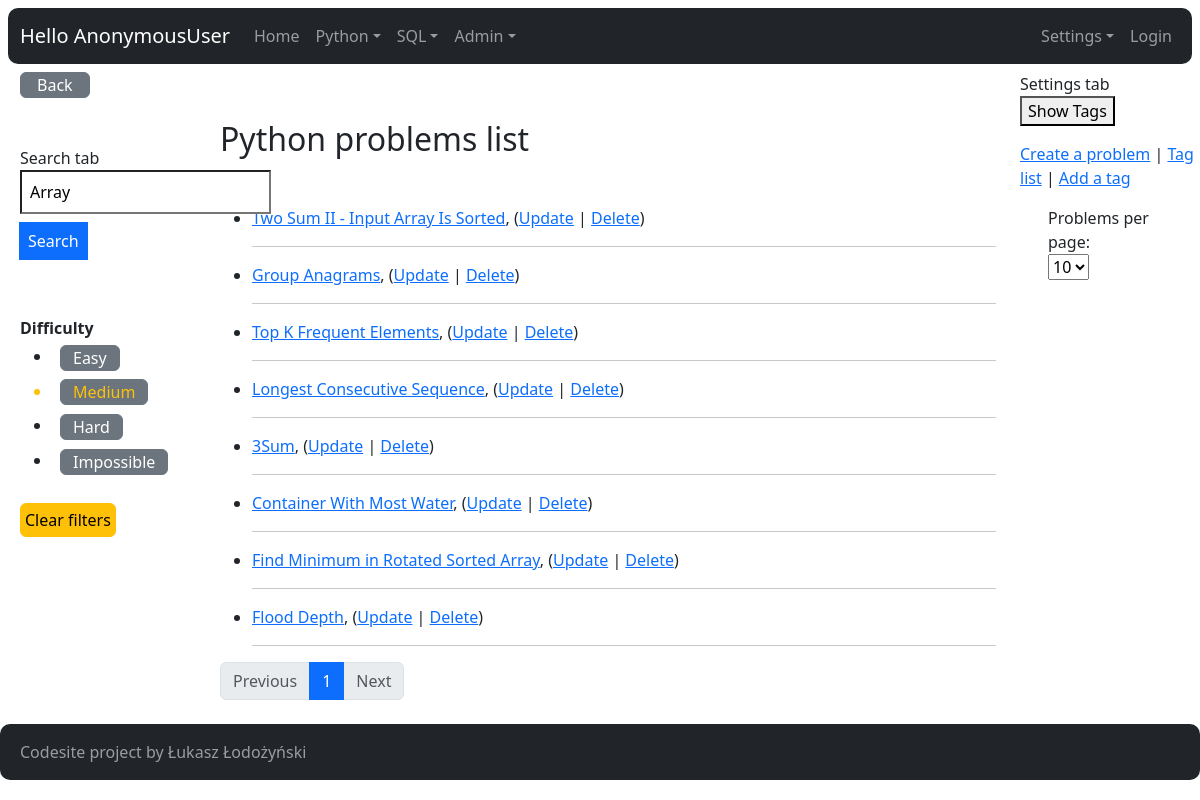
The app's page /python/?query=Array&difficulty=2&problems_per_page=10, older data.
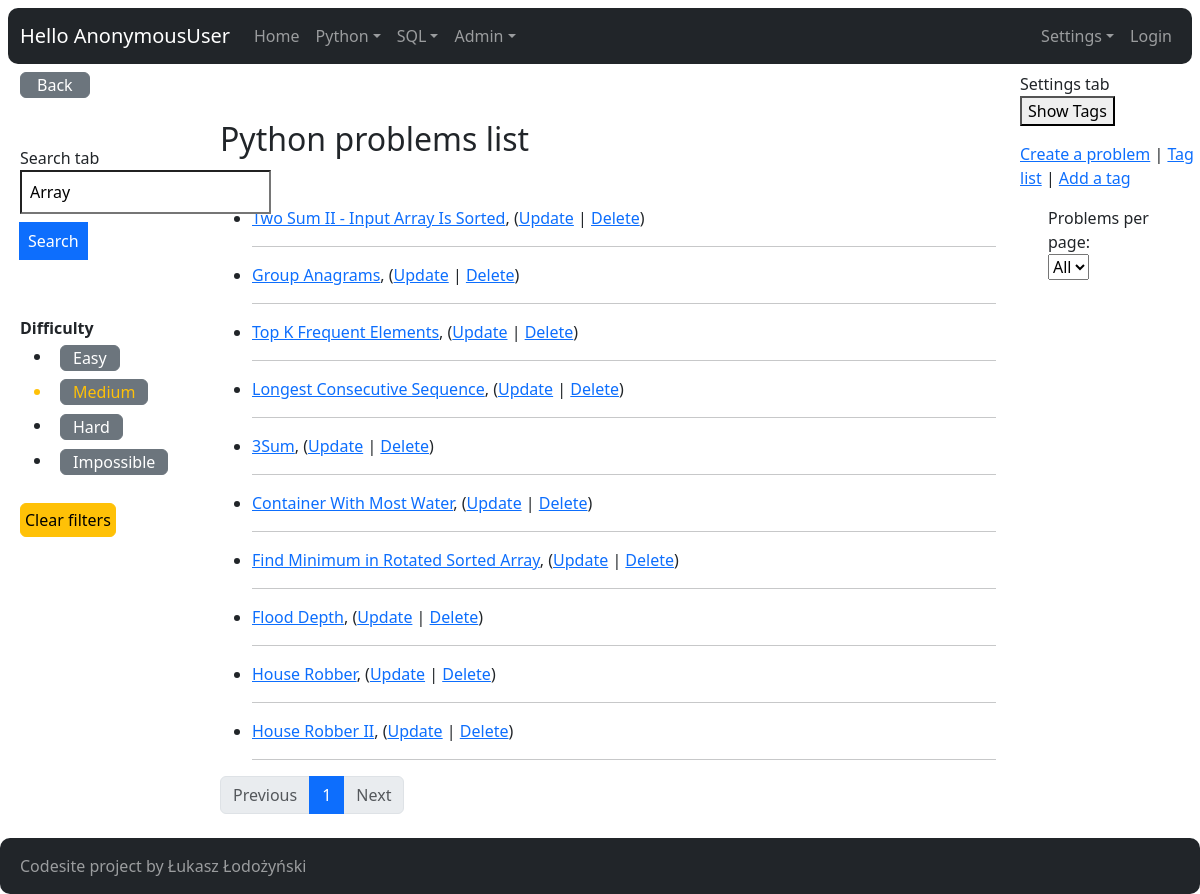
The same page, newer data.
### python_problems/models.py (models this page shows, shortened)
class Difficulty(models.Model):
    name = models.CharField(max_length=16)
    class Meta:
        verbose_name_plural = "Difficulties"

class Problem(models.Model):
    tags = models.ManyToManyField("Tag")
    title = models.CharField(max_length=200)
    difficulty = models.ForeignKey(
        Difficulty, related_name="problems_difficulty", on_delete=models.DO_NOTHING)
    time_complexity = models.ForeignKey(
        Complexity, related_name="problems_time_complexity", on_delete=models.DO_NOTHING)
    space_complexity = models.ForeignKey(
        Complexity, related_name="problems_space_complexity", on_delete=models.DO_NOTHING)
    url = models.CharField(max_length=200)
    description = models.TextField(blank=False, null=False)
    is_solved = models.BooleanField(default=False)
    solution = models.TextField(blank=True, null=True)
    testcase = models.TextField(blank=True, null=True)

### python_problems/views.py (the view)
# urls.py: path("", views.ProblemIndexView.as_view(), name="index"),
class ProblemIndexView(ListView):
    model = Problem
    def get_context_data(self, **kwargs):
        context = super(ProblemIndexView, self).get_context_data(**kwargs)
        query = self.request.GET.get("query", "")
        problem_list = self.model.objects.all()
        difficulty_list = Difficulty.objects.all()
        difficulty_id = self.request.GET.get('difficulty', '')
        if difficulty_id:
            problem_list = problem_list.filter(difficulty__id=difficulty_id)
        if query:
            problem_list = problem_list.filter(
                Q(tags__name__icontains=query) | Q(title__icontains=query)).distinct()
        problems_per_page = self.request.GET.get("problems_per_page", "10")
        paginator = Paginator(problem_list, problems_per_page)
        page_number = self.request.GET.get('page', 1)
        page_obj = paginator.get_page(page_number)
        context["problem_list"] = problem_list
        context["query"] = query
        context["difficulty_list"] = difficulty_list
        context["difficulty_id"] = difficulty_id
        context["page_obj"] = page_obj
        context["problems_per_page"] = problems_per_page
        return context

### core/context_processors.py (called while the page is built)
def settings(request):
    return {
        'settings': django_settings,
    }

### python_problems/templates/python_problems/problem_list.html (shortened to what this page needs)
{% extends "core/base.html" %}
{% block content %}
  <div class="container-fluid m-2">
    <div class="row">
      <div class="col-md-2">
        <a href="/" class="btn btn-secondary px-3 py-0 mb-5">Back</a>
        <br>
        <div>Search tab</div>
        <form method="get" action="{% url 'python_problems:index' %}">
          <div class="input-group mb-5">
            <input name="query"
                   id="query"
                   class="px-2 py-2 mb-2"
                   type="text"
                   value="{{ query|default_if_none:'' }}"
                   placeholder="Search by tag or title">
            <button class="btn btn-primary mb-2 px-2" type="submit">Search</button>
          </div>
        </form>
        <strong>Difficulty</strong>
        <ul>
          {% for difficulty in difficulty_list %}
            <li class="py-1 px-2 {% if difficulty.id|stringformat:"s" == difficulty_id|stringformat:"s" %}text-warning{% endif %}">
              <a href="?query={{ query|default_if_none:'' }}&difficulty={{ difficulty.id }}&problems_per_page={{ problems_per_page|default_if_none:10 }}"
                 class="btn btn-secondary py-0 {% if difficulty.id|stringformat:"s" == difficulty_id|stringformat:"s" %}text-warning{% endif %}">{{ difficulty.name }}</a>
            </li>
          {% endfor %}
        </ul>
        <a class="btn btn-warning mb-2 mt-2 p-1"
           href="{% url 'python_problems:index' %}"
           role="button">Clear filters</a>
      </div>
      <div class="col-md-8">
        <div class="mb-5 mt-5">
          <h2>Python problems list</h2>
        </div>
        {% if page_obj %}
          <ul>
            {% for problem in page_obj %}
              <div class="row">
                <div class="col-md-auto">
                  <li>
                    <div class="problem-container flex">
                      <a href="{% url 'python_problems:detail' problem.id %}">{{ problem.title }}</a>,
                      (<a href="{% url 'python_problems:problem-update' problem.id %}">Update</a> |
                      <a href="{% url 'python_problems:problem-delete' problem.id %}">Delete</a>)
                    </div>
                  </div>
                  <div class="col-md-auto">
                  </div>
              </div>
              <hr>
            {% endfor %}
          </ul>
          <nav>
            <ul class="pagination">
              {% if page_obj.has_previous %}
                <li class="page-item">
                  <a class="page-link"
                     href="?query={{ query|default_if_none:'' }}&difficulty={{ difficulty_id|default_if_none:'' }}&page={{ page_obj.previous_page_number }}&problems_per_page={{ problems_per_page|default_if_none:10 }}">Previous</a>
                </li>
              {% else %}
                <li class="page-item disabled">
                  <span class="page-link">Previous</span>
                </li>
              {% endif %}
              {% for num in page_obj.paginator.page_range %}
                {% if page_obj.number == num %}
                  <li class="page-item active">
                    <span class="page-link">{{ num }}</span>
                  </li>
                {% else %}
                  <li class="page-item">
                    <a class="page-link"
                       href="?query={{ query|default_if_none:'' }}&difficulty={{ difficulty_id|default_if_none:'' }}&page={{ num }}&problems_per_page={{ problems_per_page|default_if_none:10 }}">{{ num }}</a>
                  </li>
                {% endif %}
              {% endfor %}
              {% if page_obj.has_next %}
                <li class="page-item">
                  <a class="page-link"
                     href="?query={{ query|default_if_none:'' }}&difficulty={{ difficulty_id|default_if_none:'' }}&page={{ page_obj.next_page_number }}&problems_per_page={{ problems_per_page|default_if_none:10 }}">Next</a>
                </li>
              {% else %}
                <li class="page-item disabled">
                  <span class="page-link">Next</span>
                </li>
              {% endif %}
            </ul>
          </nav>
        {% else %}
          <p>No python problems available.</p>
        {% endif %}
      </div>
      <div class="col-md-2">
        <div>Settings tab</div>
        <div class="row">
          <div>
            <button onclick="toggleTags()" class="btn-secondary ms-0 mb-3">Show Tags</button>
          </div>
        </div>
        <div class="row mb-2">
          <div>
            <a href="create/">Create a problem</a> |
            <a href="tag/">Tag list</a> |
            <a href="tag/create/">Add a tag</a>
          </div>
        </div>
        <div class="row m-3">
          <form method="get" class="mb-3">
            <label for="problemsPerPage">Problems per page:</label>
            <select name="problems_per_page"
                    id="problemsPerPage"
                    onchange="this.form.submit()">
              <option value="10"
                      {% if problems_per_page|stringformat:"s" == "10" %}selected{% endif %}>10</option>
              <option value="{{ problem_list|length }}"
                      {% if problems_per_page == problem_list|length|stringformat:"s" %}selected{% endif %}>
                All
              </option>
            </select>
          </form>
        </div>
      </div>
    </div>
  {% endblock content %}

### core/templates/core/base.html (shortened to what this page needs)
<!DOCTYPE html>
<html lang="en">
  <head>
    <link href="https://cdn.jsdelivr.net/npm/bootstrap@5.3.3/dist/css/bootstrap.min.css"
          rel="stylesheet">
    <link rel="stylesheet"
    href="https://use.fontawesome.com/releases/v5.8.1/css/all.css" />
    <link rel="stylesheet"
    href="https://use.fontawesome.com/releases/v5.8.1/css/v4-shims.css" />
  </head>
  <body>
    <nav class="navbar navbar-expand-lg navbar-dark bg-dark m-2"
         style="border-radius:10px !important">
      <div class="container-fluid">
        <a class="navbar-brand" href="{% url 'login' %}?next={{ request.path }}">Hello {{ request.user }}</a>
        <ul class="navbar-nav me-auto mb-2 mb-lg-0">
          {% url 'core:index' as home_url %}
          <li class="nav-item">
            <a href="{{ home_url }}"
               class="nav-link {% if request.get_full_path == home_url %}active{% endif %}">Home</a>
          </li>
          {% url 'python_problems:index' as python_index_url %}
          {% url 'python_problems:tag-graph' as python_tag_graph %}
          <li class="nav-item dropdown">
            <a class="nav-link dropdown-toggle {% if request.get_full_path == python_index_url or request.get_full_path == python_tag_graph %}active{% endif %}"
               href="#"
               id="navbarDropdown"
               role="button"
               data-bs-toggle="dropdown"
               aria-expanded="false">Python</a>
          </li>
          {% url 'sql_problems:index' as sql_index_url %}
          {% url 'sql_problems:conversion' as sql_conversion_url %}
          {% url 'sql_problems:ascii' as sql_ascii_url %}
          <li class="nav-item dropdown">
            <a class="nav-link dropdown-toggle {% if request.get_full_path == sql_conversion_url or request.get_full_path == sql_index_url or request.get_full_path == sql_ascii_url %}active{% endif %}"
               href="#"
               id="navbarDropdown"
               role="button"
               data-bs-toggle="dropdown"
               aria-expanded="false">SQL</a>
          </li>
          <li class="nav-item dropdown">
            <a class="nav-link dropdown-toggle"
               href="#"
               id="navbarDropdown"
               role="button"
               data-bs-toggle="dropdown"
               aria-expanded="false">Admin</a>
          </li>
        </ul>
        <ul class="navbar-nav">
          {% url 'sql_problems:index' as sql_index_url %}
          {% url 'sql_problems:conversion' as sql_conversion_url %}
          {% url 'sql_problems:ascii' as sql_ascii_url %}
          <li class="nav-item dropdown">
            <a class="nav-link dropdown-toggle"
               href="#"
               id="navbarDropdown"
               role="button"
               data-bs-toggle="dropdown"
               aria-expanded="false">Settings</a>
          </li>
        </ul>
        <ul class="navbar-nav">
          {% if user.is_authenticated %}
            <li class="nav-item">
              <a class="nav-link"
                 href="{% url 'logout' %}?next={% url 'core:index' %}">Logout</a>
            </li>
          {% else %}
            <li class="nav-item">
              <a class="nav-link" href="{% url 'login' %}?next={% url 'core:index' %}">Login</a>
            </li>
          {% endif %}
        </ul>
      </div>
    </nav>
    <div class="px-6 py-6">
      {% block content %}
      {% endblock content %}
    </div>
    <nav class="navbar navbar-expand-lg navbar-dark bg-dark"
         style="border-radius:10px !important">
      <div class="container-fluid">
        <ul class="navbar-nav">
          <a class="nav-link" href="{% url 'login' %}?next={% url 'core:index' %}">{{ settings.APP_NAME }} project by Łukasz Łodożyński</a>
        </ul>
      </div>
    </nav>
  </body>
</html>

Row changes from the older to the newer data that the page shows:
now on this page (row edited): Problem: title "House Robber"
added Problem: title "House Robber II"
Text that changed along with them:
form field problems_per_page: "10" → "All"
